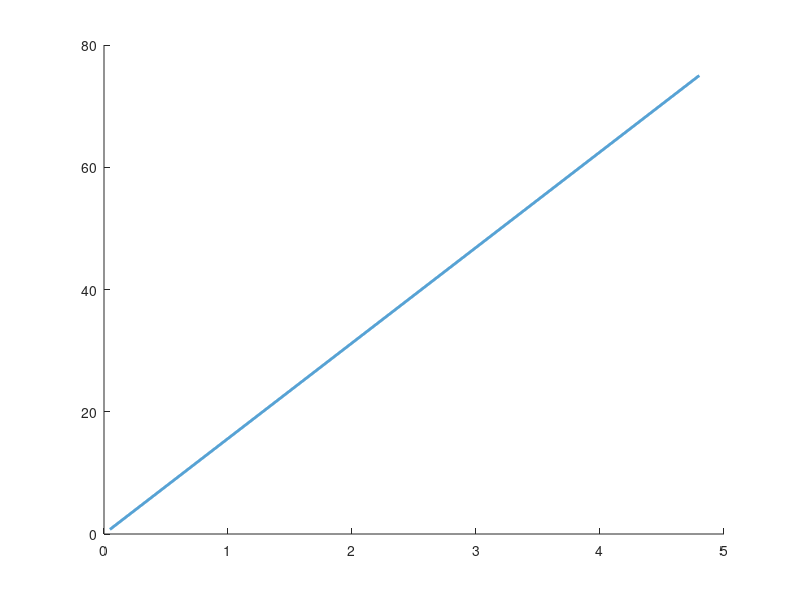

The MATLAB source for this figure: (Note: this script raises an error after producing the figure.)
clc
clear
close all
%Data transmission latency
image_size = [360, 480, 720, 1080];
byte_per_pixel = 3;
packet_size = image_size .* byte_per_pixel ./ 1000; %kB
suggested_bandwidth = 64; %kB/s
frames = 1:30;

n = 50;
packet_size = (48:n*96)./1000; %kB
latency = 1000*packet_size./suggested_bandwidth; %ms

figure()
hold on

plot(packet_size,latency,'LineWidth',2)
scatter([min(packet_size), max(packet_size)],[min(latency), max(latency)],'f','LineWidth',2)

text([min(packet_size), max(packet_size)], [min(latency), max(latency)], sprintfc(' %.2f',[min(latency), max(latency)]),'Vert','top', 'FontSize',11)

xlabel('Packet Size (kB)')
ylabel('Latency (ms)')
title('Latency of Transmitting a Path')


figure()
hold on
for image_size = [360, 480, 720, 1080]
   packet_size = image_size .* frames .* byte_per_pixel ./ 1000; %kB
   latency = 1000*packet_size./suggested_bandwidth; %ms
   plot(frames,latency)
end
xlabel('Number of frames in packet')
ylabel('Latency (ms)')
title('Latency for Image Transmission Packet Sizes')
legend('360p', '480p', '720p', '1080p')

figure()
hold on
image_size = [360, 480, 720, 1080];
packet_size = image_size .* 1 .* byte_per_pixel ./ 1000; %kB
latency = 1000*packet_size./suggested_bandwidth; %ms

plot(image_size,latency,'LineWidth',2)
scatter(image_size,latency,'f','LineWidth',2)

text(image_size, latency, sprintfc(' %.3f',latency),'Vert','top', 'FontSize',11)

xlabel('Image size (p)')
ylabel('Latency (ms)')
title('Latency of Transmitting an Image at Various Sizes')


